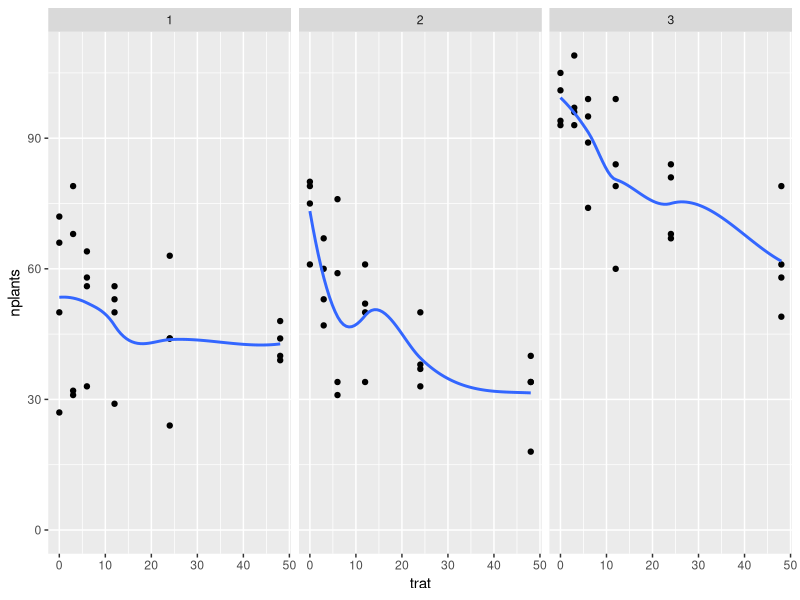
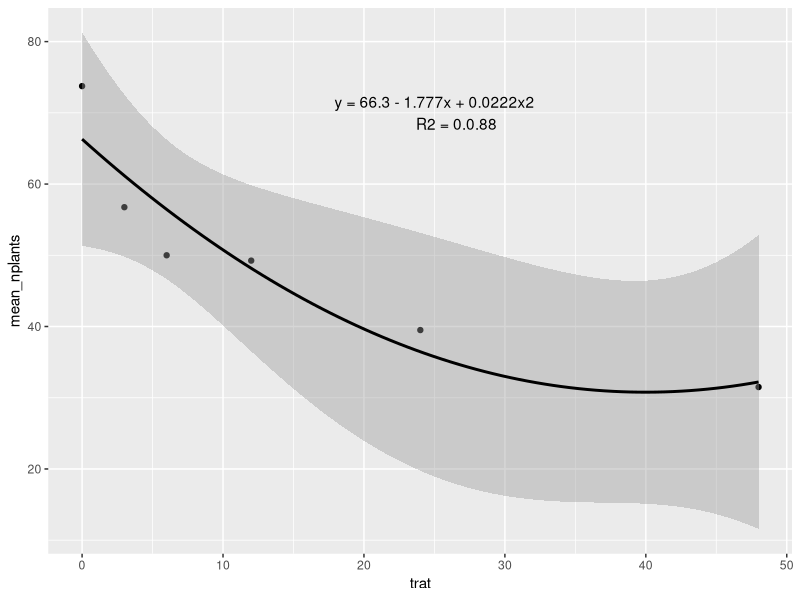
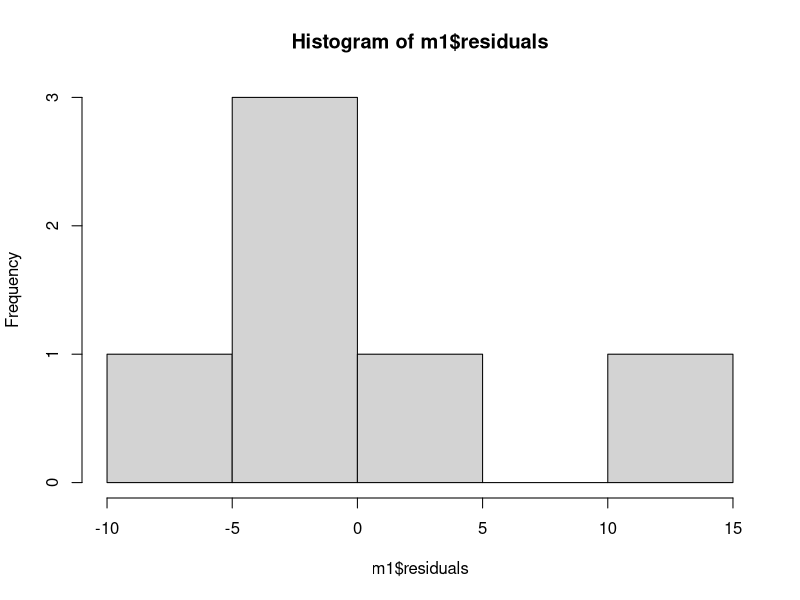
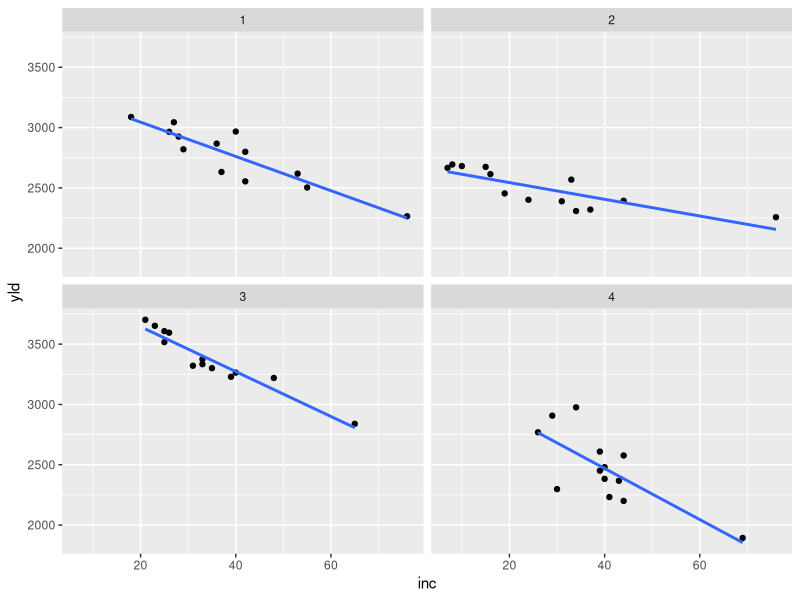
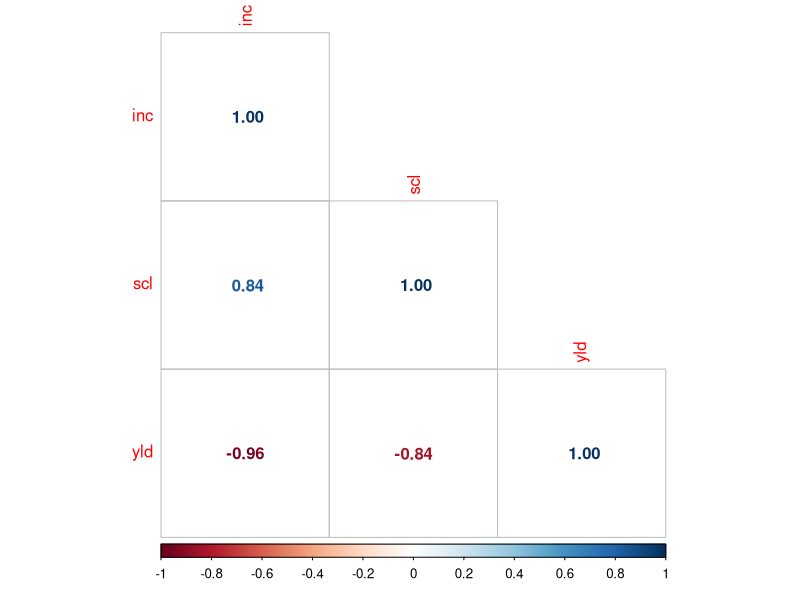
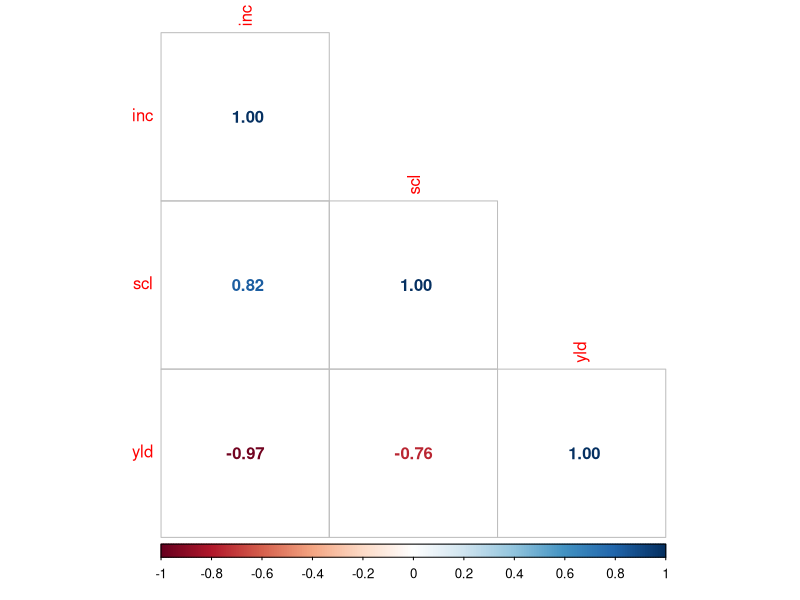

Write R code to recreate these figures, in order.
## ---- chunk 1
library(tidyverse)
library(readxl)
library(ggplot2)
## ---- chunk 2
estande <- read_excel("dados-diversos.xlsx", "estande")
## ---- chunk 3
estande |>
  ggplot(aes(trat, nplants))+
  geom_point()+
  facet_wrap(~ exp)+
  ylim(0,max(estande$nplants))+
  geom_smooth(se =  F)
## ---- chunk 4
estande2 <- estande |>
  filter(exp ==2) |>
  group_by(trat) |>
  summarise(mean_nplants = mean(nplants))
  
estande2|>
  ggplot(aes(trat, mean_nplants))+
  geom_point()+
  #geom_line()
  geom_smooth(formula = y ~ poly(x, 2), method = "lm", color = "black")+
  annotate(geom = "text", 
           x = 25, y = 70,
           label = "y = 66.3 - 1.777x + 0.0222x2
           R2 = 0.0.88")
## ---- chunk 5
estande2 <- estande2 |>
  mutate(trat2 = trat^2)
  m1 <- lm(mean_nplants ~ trat, data = estande2)
summary(m1)
## ---- chunk 6
hist(m1$residuals)
## ---- chunk 7
m2 <- lm(mean_nplants ~ trat + trat2,
         data = estande2)
summary(m2)
## ---- chunk 8
AIC(m1, m2)
## ---- chunk 9
mofo <- read_excel("dados-diversos.xlsx", "mofo")
## ---- chunk 10
mofo |>
  ggplot(aes(inc, yld))+
  geom_point()+
  geom_smooth(se = F, method = "lm")+
  facet_wrap(~ study)
## ---- chunk 11
mofo1 <- mofo |>
  filter(study ==1)
mofo1
## ---- chunk 12
cor.test(mofo1$inc, mofo1$yld)
## ---- chunk 13
mofo1 <- mofo |>
  filter(study ==2)
mofo1
## ---- chunk 14
cor.test(mofo1$inc, mofo1$yld)
## ---- chunk 15
mofo1 <- mofo |>
  filter(study ==4)
mofo1
## ---- chunk 16
cor.test(mofo1$inc, mofo1$yld)
## ---- chunk 17
mofo1 <- mofo |>
  filter(study ==3)
mofo1
## ---- chunk 18
mofo1 <- mofo |>
  filter(study ==3)
mofo1
## ---- chunk 19
cor.test(mofo1$inc, mofo1$yld)
## ---- chunk 20
library(dplyr)

cor(mofo1[, 3:5])
## ---- chunk 21
mofo1 <- mofo |>
  filter(study ==3)
mofo1
## ---- chunk 22
cor.test(mofo1$inc, mofo1$yld)
## ---- chunk 23
pcor <- cor(mofo1[, 3:5])

library(corrplot)
corrplot(pcor, method = 'number', type = "lower")
## ---- chunk 24
mofo1 <- mofo |>
  filter(study ==3)
mofo1
## ---- chunk 25
shapiro.test(mofo1$inc)
## ---- chunk 26
shapiro.test(mofo1$yld)
## ---- chunk 27
cor.test(mofo1$inc, mofo1$yld, method = "spearman")
## ---- chunk 28
pcor <- cor(mofo1[, 3:5], method = "spearman")

library(corrplot)
corrplot(pcor, method = 'number', type = "lower")
